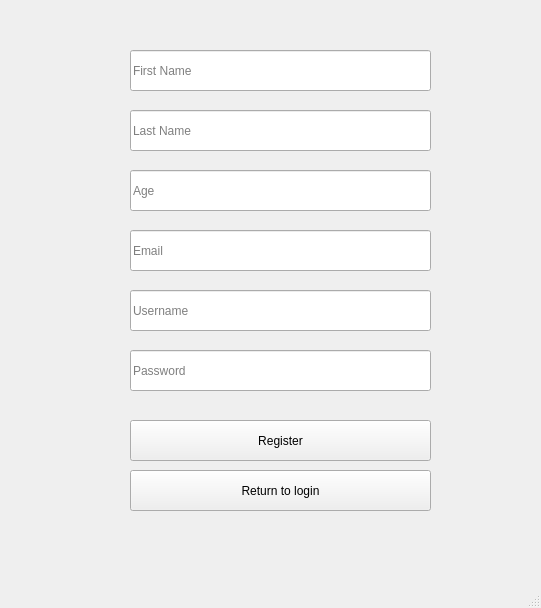
<?xml version="1.0" encoding="UTF-8"?>
<ui version="4.0">
 <class>MainWindow</class>
 <widget class="QMainWindow" name="MainWindow">
  <property name="geometry">
   <rect>
    <x>0</x>
    <y>0</y>
    <width>541</width>
    <height>608</height>
   </rect>
  </property>
  <property name="windowTitle">
   <string>Register</string>
  </property>
  <widget class="QWidget" name="centralwidget">
   <widget class="QLineEdit" name="password">
    <property name="geometry">
     <rect>
      <x>130</x>
      <y>350</y>
      <width>301</width>
      <height>41</height>
     </rect>
    </property>
    <property name="placeholderText">
     <string>Password</string>
    </property>
   </widget>
   <widget class="QPushButton" name="registerBtn">
    <property name="geometry">
     <rect>
      <x>130</x>
      <y>420</y>
      <width>301</width>
      <height>41</height>
     </rect>
    </property>
    <property name="text">
     <string>Register</string>
    </property>
   </widget>
   <widget class="QPushButton" name="loginBtn">
    <property name="geometry">
     <rect>
      <x>130</x>
      <y>470</y>
      <width>301</width>
      <height>41</height>
     </rect>
    </property>
    <property name="text">
     <string>Return to login</string>
    </property>
   </widget>
   <widget class="QLineEdit" name="username">
    <property name="geometry">
     <rect>
      <x>130</x>
      <y>290</y>
      <width>301</width>
      <height>41</height>
     </rect>
    </property>
    <property name="text">
     <string/>
    </property>
    <property name="placeholderText">
     <string>Username</string>
    </property>
   </widget>
   <widget class="QLineEdit" name="email">
    <property name="geometry">
     <rect>
      <x>130</x>
      <y>230</y>
      <width>301</width>
      <height>41</height>
     </rect>
    </property>
    <property name="text">
     <string/>
    </property>
    <property name="placeholderText">
     <string>Email</string>
    </property>
   </widget>
   <widget class="QLineEdit" name="age">
    <property name="geometry">
     <rect>
      <x>130</x>
      <y>170</y>
      <width>301</width>
      <height>41</height>
     </rect>
    </property>
    <property name="text">
     <string/>
    </property>
    <property name="placeholderText">
     <string>Age</string>
    </property>
   </widget>
   <widget class="QLineEdit" name="lastname">
    <property name="geometry">
     <rect>
      <x>130</x>
      <y>110</y>
      <width>301</width>
      <height>41</height>
     </rect>
    </property>
    <property name="text">
     <string/>
    </property>
    <property name="placeholderText">
     <string>Last Name</string>
    </property>
   </widget>
   <widget class="QLineEdit" name="firstname">
    <property name="geometry">
     <rect>
      <x>130</x>
      <y>50</y>
      <width>301</width>
      <height>41</height>
     </rect>
    </property>
    <property name="text">
     <string/>
    </property>
    <property name="placeholderText">
     <string>First Name</string>
    </property>
   </widget>
  </widget>
  <widget class="QMenuBar" name="menubar">
   <property name="geometry">
    <rect>
     <x>0</x>
     <y>0</y>
     <width>541</width>
     <height>26</height>
    </rect>
   </property>
  </widget>
  <widget class="QStatusBar" name="statusbar"/>
 </widget>
 <resources/>
 <connections/>
</ui>
